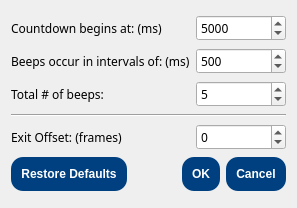
<?xml version="1.0" encoding="UTF-8"?>
<ui version="4.0">
 <class>timerSettingsDialogue</class>
 <widget class="QDialog" name="timerSettingsDialogue">
  <property name="geometry">
   <rect>
    <x>0</x>
    <y>0</y>
    <width>297</width>
    <height>208</height>
   </rect>
  </property>
  <property name="font">
   <font>
    <family>Century Gothic</family>
   </font>
  </property>
  <property name="windowTitle">
   <string>Timer Settings</string>
  </property>
  <layout class="QGridLayout" name="gridLayout">
   <property name="verticalSpacing">
    <number>3</number>
   </property>
   <item row="2" column="1">
    <widget class="QSpinBox" name="exitBeepsBox">
     <property name="maximum">
      <number>10000</number>
     </property>
     <property name="value">
      <number>5</number>
     </property>
    </widget>
   </item>
   <item row="0" column="1">
    <widget class="QSpinBox" name="exitOffsetBox">
     <property name="maximum">
      <number>10000000</number>
     </property>
     <property name="value">
      <number>5000</number>
     </property>
    </widget>
   </item>
   <item row="0" column="0">
    <widget class="QLabel" name="label_6">
     <property name="text">
      <string>Countdown begins at: (ms) </string>
     </property>
    </widget>
   </item>
   <item row="2" column="0">
    <widget class="QLabel" name="label_8">
     <property name="text">
      <string>Total # of beeps:</string>
     </property>
    </widget>
   </item>
   <item row="1" column="0">
    <widget class="QLabel" name="label_7">
     <property name="text">
      <string>Beeps occur in intervals of: (ms)</string>
     </property>
    </widget>
   </item>
   <item row="1" column="1">
    <widget class="QSpinBox" name="exitIntervalBox">
     <property name="maximum">
      <number>100000</number>
     </property>
     <property name="value">
      <number>500</number>
     </property>
    </widget>
   </item>
   <item row="5" column="0" colspan="2">
    <widget class="QDialogButtonBox" name="buttonBox">
     <property name="enabled">
      <bool>true</bool>
     </property>
     <property name="sizePolicy">
      <sizepolicy hsizetype="Expanding" vsizetype="Fixed">
       <horstretch>0</horstretch>
       <verstretch>0</verstretch>
      </sizepolicy>
     </property>
     <property name="styleSheet">
      <string notr="true">QPushButton{background-color: #004080;
font: 9pt &quot;Century Gothic&quot;;
color: white;
font-weight: bold;
border-radius:12px;
padding:10px;
}
QPushButton:hover{
background-color: #265d93;
}
QPushButton:pressed{
background-color: #004080;
}
QPushButton:disabled{
background-color:#e0e0e0;
font-weight:normal;
color:grey;
}</string>
     </property>
     <property name="orientation">
      <enum>Qt::Horizontal</enum>
     </property>
     <property name="standardButtons">
      <set>QDialogButtonBox::Cancel|QDialogButtonBox::Ok|QDialogButtonBox::RestoreDefaults</set>
     </property>
     <property name="centerButtons">
      <bool>false</bool>
     </property>
    </widget>
   </item>
   <item row="4" column="1">
    <widget class="QSpinBox" name="exitInputBox">
     <property name="minimum">
      <number>-10000</number>
     </property>
     <property name="maximum">
      <number>10000</number>
     </property>
     <property name="value">
      <number>0</number>
     </property>
    </widget>
   </item>
   <item row="4" column="0">
    <widget class="QLabel" name="label">
     <property name="text">
      <string>Exit Offset: (frames)</string>
     </property>
    </widget>
   </item>
   <item row="3" column="0" colspan="2">
    <widget class="Line" name="line">
     <property name="orientation">
      <enum>Qt::Horizontal</enum>
     </property>
    </widget>
   </item>
  </layout>
 </widget>
 <resources/>
 <connections>
  <connection>
   <sender>buttonBox</sender>
   <signal>accepted()</signal>
   <receiver>timerSettingsDialogue</receiver>
   <slot>accept()</slot>
   <hints>
    <hint type="sourcelabel">
     <x>249</x>
     <y>229</y>
    </hint>
    <hint type="destinationlabel">
     <x>157</x>
     <y>263</y>
    </hint>
   </hints>
  </connection>
  <connection>
   <sender>buttonBox</sender>
   <signal>rejected()</signal>
   <receiver>timerSettingsDialogue</receiver>
   <slot>reject()</slot>
   <hints>
    <hint type="sourcelabel">
     <x>317</x>
     <y>229</y>
    </hint>
    <hint type="destinationlabel">
     <x>286</x>
     <y>263</y>
    </hint>
   </hints>
  </connection>
 </connections>
</ui>
